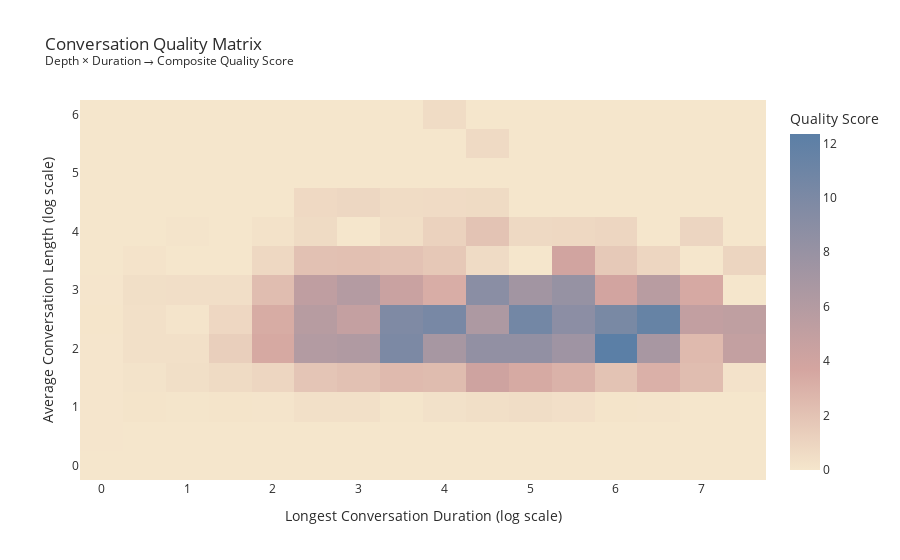

Source (notebook cell):
### Code cell
# ================================================================
# 15th Visualization — Conversation Quality Analysis (FT-Style)
# ================================================================

# FT continuous colorscale
FT_SOFT_CONTINUOUS = [
    [0.0,  "#F5E6CC"],  # soft ivory
    [0.3,  "#D4A5A0"],  # dusty rose
    [1.0,  "#5B7FA6"],  # FT-style muted steel blue
]

# Create normalized 0–1 components
df['norm_longest'] = df['longestConversationInDays'].rank(pct=True)
df['norm_avglen'] = df['averageConversationLength'].rank(pct=True)

# Composite conversation quality score
df['conversation_quality'] = df['norm_longest'] * df['norm_avglen']

# Log transforms
df['log_longest'] = np.log1p(df['longestConversationInDays'])
df['log_avglen'] = np.log1p(df['averageConversationLength'])

# FT-style density heatmap
fig = px.density_heatmap(
    df,
    x='log_longest',
    y='log_avglen',
    z='conversation_quality',
    nbinsx=20,
    nbinsy=20,
    color_continuous_scale=FT_SOFT_CONTINUOUS,
    labels={
        'log_longest': 'Longest Conversation Duration (log scale)',
        'log_avglen': 'Average Conversation Length (log scale)',
        'conversation_quality': 'Conversation Quality Score'
    },
    title=(
        "Conversation Quality Matrix<br>"
        "<sup>Depth × Duration → Composite Quality Score</sup>"
    ),
)

fig.update_layout(
    template='plotly_white',  
    coloraxis_colorbar_title='Quality Score',
    font=dict(size=12, color="#2b2b2b"),
    plot_bgcolor="white",
    paper_bgcolor="white",
)

fig.show()

save_fig('figure_15')

### Figure 1 — Plotly figure (JSON) as saved in the notebook; plotly's stock layout.template omitted (floating-point values rounded to 4 significant figures; data arrays with more than 128 entries replaced by an {"elided": "..."} marker saying what was removed)
{"data": [{"coloraxis": "coloraxis", "histfunc": "sum", "hovertemplate": "Longest Conversation Duration (log scale)=%{x}<br>Average Conversation Length (log scale)=%{y}<br>sum of Conversation Quality Score=%{z}<extra></extra>", "name": "", "nbinsx": 20, "nbinsy": 20, "type": "histogram2d", "x": {"elided": "1104 float values"}, "xaxis": "x", "xbingroup": "x", "y": {"elided": "1104 float values"}, "yaxis": "y", "ybingroup": "y", "z": {"elided": "1104 float values"}}], "layout": {"coloraxis": {"colorbar": {"title": {"text": "Quality Score"}}, "colorscale": [[0, "#F5E6CC"], [0.3, "#D4A5A0"], [1, "#5B7FA6"]]}, "font": {"color": "#2b2b2b", "size": 12}, "legend": {"tracegroupgap": 0}, "paper_bgcolor": "white", "plot_bgcolor": "white", "title": {"text": "Conversation Quality Matrix<br><sup>Depth × Duration → Composite Quality Score</sup>"}, "xaxis": {"anchor": "y", "domain": [0, 1], "title": {"text": "Longest Conversation Duration (log scale)"}}, "yaxis": {"anchor": "x", "domain": [0, 1], "title": {"text": "Average Conversation Length (log scale)"}}}}
